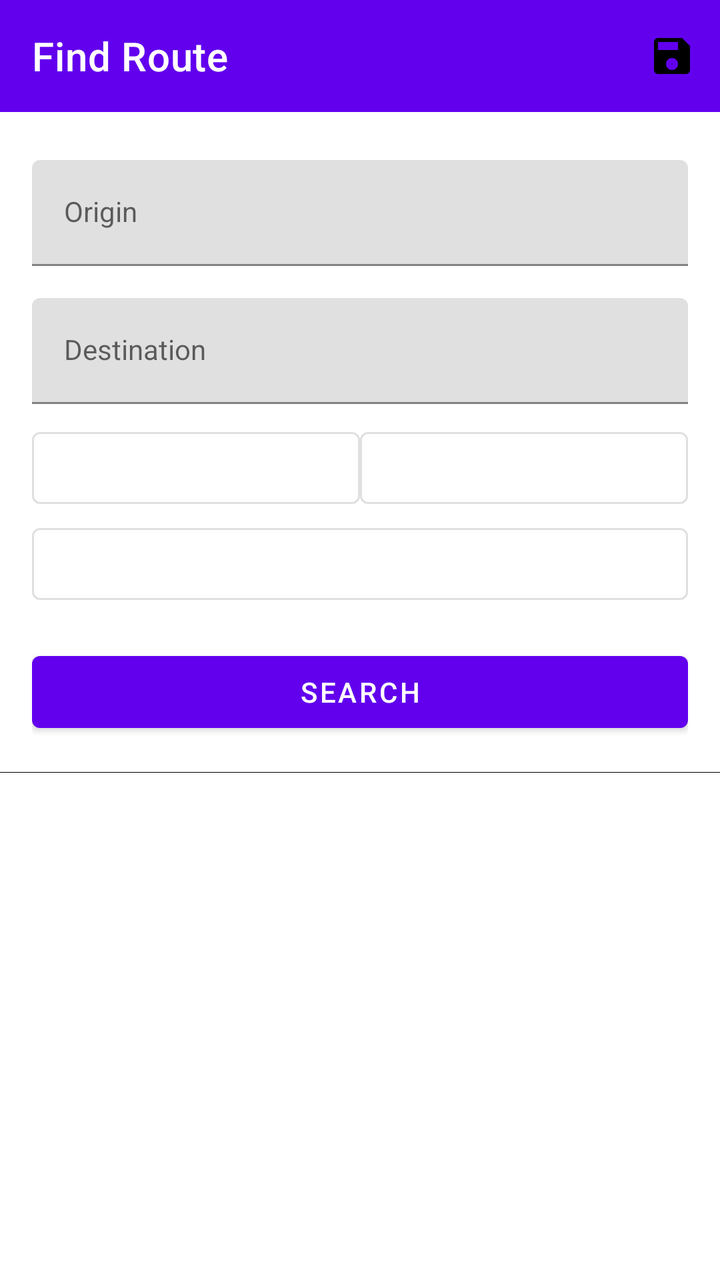
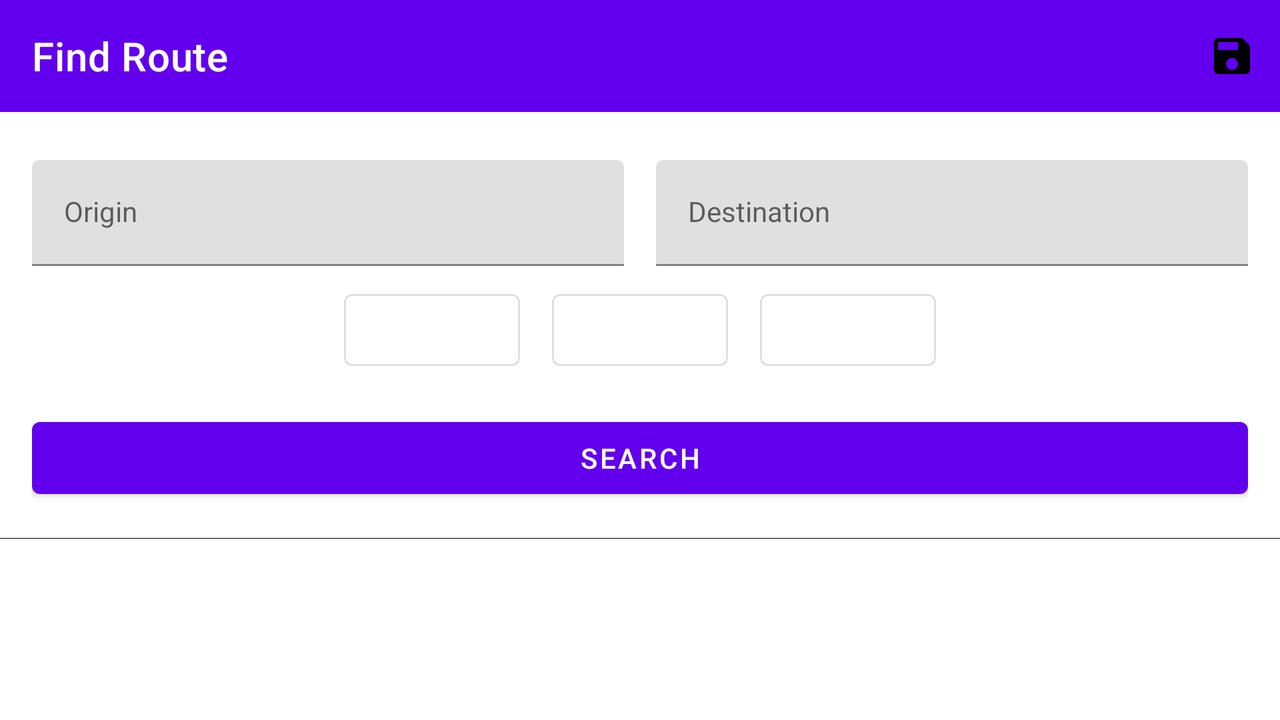

The same Android screen from two of the app's own layout files: first res/layout/ as a phone draws it, then the repository's variant for another configuration, drawn on a device whose configuration selects that folder. Both files follow.
<!-- AndroidManifest.xml: application theme Theme.CalendarWithBenefits -->
<!-- res/layout/transit_find_fragment.xml -->
<?xml version="1.0" encoding="utf-8"?>
<LinearLayout xmlns:android="http://schemas.android.com/apk/res/android"
    xmlns:app="http://schemas.android.com/apk/res-auto"
    android:layout_width="match_parent"
    android:layout_height="match_parent"
    android:background="?attr/colorBackgroundFloating"
    android:orientation="vertical">

    <com.google.android.material.appbar.AppBarLayout
        android:id="@+id/app_bar"
        android:layout_width="match_parent"
        android:layout_height="wrap_content"
        app:layout_constraintTop_toTopOf="parent">

        <com.google.android.material.appbar.MaterialToolbar
            android:id="@+id/topAppBar"
            style="@style/Widget.MaterialComponents.Toolbar.Primary"
            android:layout_width="match_parent"
            android:layout_height="?attr/actionBarSize"
            app:menu="@menu/save_menu"
            app:navigationIcon="@drawable/ic_baseline_close_24"
            app:navigationIconTint="?attr/colorOnPrimary"
            app:title="@string/route_find" />

    </com.google.android.material.appbar.AppBarLayout>

    <ScrollView
        android:layout_width="match_parent"
        android:layout_height="0dp"
        android:layout_weight="1">

        <LinearLayout
            android:layout_width="match_parent"
            android:layout_height="wrap_content"
            android:orientation="vertical">

            <LinearLayout
                android:layout_width="match_parent"
                android:layout_height="wrap_content"
                android:layout_margin="16dp"
                android:layout_marginBottom="48dp"
                android:orientation="vertical"
                app:layout_constraintTop_toBottomOf="@id/app_bar">

                <com.google.android.material.textfield.TextInputLayout
                    android:id="@+id/transit_origin"
                    android:layout_width="match_parent"
                    android:layout_height="wrap_content"
                    android:layout_marginVertical="8dp"
                    android:hint="@string/trip_origin">

                    <com.google.android.material.textfield.TextInputEditText
                        style="@style/Widget.MaterialComponents.TextInputLayout.FilledBox"
                        android:layout_width="match_parent"
                        android:layout_height="wrap_content" />

                </com.google.android.material.textfield.TextInputLayout>

                <com.google.android.material.textfield.TextInputLayout
                    android:id="@+id/transit_destination"
                    android:layout_width="match_parent"
                    android:layout_height="wrap_content"
                    android:layout_marginVertical="8dp"
                    android:hint="@string/trip_destination">

                    <com.google.android.material.textfield.TextInputEditText
                        style="@style/Widget.MaterialComponents.TextInputLayout.FilledBox"
                        android:layout_width="match_parent"
                        android:layout_height="wrap_content" />

                </com.google.android.material.textfield.TextInputLayout>

                <LinearLayout
                    android:layout_width="match_parent"
                    android:layout_height="wrap_content"
                    android:orientation="horizontal">

                    <com.google.android.material.button.MaterialButton
                        android:id="@+id/transit_date"
                        style="@style/Widget.MaterialComponents.Button.OutlinedButton"
                        android:layout_width="0dp"
                        android:layout_height="wrap_content"
                        android:layout_weight="1" />

                    <com.google.android.material.button.MaterialButton
                        android:id="@+id/transit_time"
                        style="@style/Widget.MaterialComponents.Button.OutlinedButton"
                        android:layout_width="0dp"
                        android:layout_height="wrap_content"
                        android:layout_weight="1" />

                </LinearLayout>

                <com.google.android.material.button.MaterialButton
                    android:id="@+id/transit_toggle_arrival_departure"
                    style="@style/Widget.MaterialComponents.Button.OutlinedButton"
                    android:layout_width="match_parent"
                    android:layout_height="wrap_content" />

                <androidx.constraintlayout.widget.ConstraintLayout
                    android:layout_width="match_parent"
                    android:layout_height="wrap_content"
                    android:layout_marginTop="16dp">

                    <com.google.android.material.button.MaterialButton
                        android:id="@+id/transit_search_submit"
                        android:layout_width="match_parent"
                        android:layout_height="wrap_content"
                        android:text="@android:string/search_go"
                        app:layout_constraintTop_toTopOf="parent" />

                    <com.google.android.material.progressindicator.CircularProgressIndicator
                        android:id="@+id/transit_search_submit_loading"
                        android:visibility="gone"
                        android:layout_width="wrap_content"
                        android:layout_height="wrap_content"
                        android:indeterminate="true"
                        app:layout_constraintBottom_toBottomOf="@id/transit_search_submit"
                        app:layout_constraintLeft_toLeftOf="@id/transit_search_submit"
                        app:layout_constraintRight_toRightOf="@id/transit_search_submit"
                        app:layout_constraintTop_toTopOf="@id/transit_search_submit" />

                </androidx.constraintlayout.widget.ConstraintLayout>

            </LinearLayout>

            <View
                android:layout_width="match_parent"
                android:layout_height="1px"
                android:background="?attr/colorOnBackground" />

            <LinearLayout
                android:id="@+id/content"
                android:layout_width="match_parent"
                android:layout_height="wrap_content"
                android:orientation="vertical" />

        </LinearLayout>

    </ScrollView>


</LinearLayout>
<!-- resources referenced by this layout -->
<resources>
  <string name="route_find">Find Route</string>
  <string name="trip_destination">Destination</string>
  <string name="trip_origin">Origin</string>
  <style name="Theme.CalendarWithBenefits" parent="Theme.MaterialComponents.DayNight.DarkActionBar">
          
          <item name="colorPrimary">@color/purple_500</item>
          <item name="colorPrimaryVariant">@color/purple_700</item>
          <item name="colorOnPrimary">@color/white</item>
          
          <item name="colorSecondary">@color/teal_200</item>
          <item name="colorSecondaryVariant">@color/teal_700</item>
          <item name="colorOnSecondary">@color/black</item>
          
          <item name="android:statusBarColor" tools:targetApi="l">?attr/colorPrimaryVariant</item>
          
      </style>
</resources>
<!-- res/layout-land/transit_find_fragment.xml (the repository's variant of the layout above) -->
<!-- drawn on the phone turned sideways -->
<?xml version="1.0" encoding="utf-8"?>
<LinearLayout xmlns:android="http://schemas.android.com/apk/res/android"
    xmlns:app="http://schemas.android.com/apk/res-auto"
    android:layout_width="match_parent"
    android:layout_height="match_parent"
    android:background="?attr/colorBackgroundFloating"
    android:orientation="vertical">

    <com.google.android.material.appbar.AppBarLayout
        android:id="@+id/app_bar"
        android:layout_width="match_parent"
        android:layout_height="wrap_content"
        app:layout_constraintTop_toTopOf="parent">

        <com.google.android.material.appbar.MaterialToolbar
            android:id="@+id/topAppBar"
            style="@style/Widget.MaterialComponents.Toolbar.Primary"
            android:layout_width="match_parent"
            android:layout_height="?attr/actionBarSize"
            app:menu="@menu/save_menu"
            app:navigationIcon="@drawable/ic_baseline_close_24"
            app:navigationIconTint="?attr/colorOnPrimary"
            app:title="@string/route_find" />

    </com.google.android.material.appbar.AppBarLayout>

    <ScrollView
        android:layout_width="match_parent"
        android:layout_height="0dp"
        android:layout_weight="1">

        <LinearLayout
            android:layout_width="match_parent"
            android:layout_height="wrap_content"
            android:orientation="vertical">

            <LinearLayout
                android:layout_width="match_parent"
                android:layout_height="wrap_content"
                android:layout_margin="16dp"
                android:layout_marginBottom="48dp"
                android:orientation="vertical"
                app:layout_constraintTop_toBottomOf="@id/app_bar">

                <LinearLayout
                    android:layout_width="match_parent"
                    android:layout_height="wrap_content"
                    android:orientation="horizontal">

                    <com.google.android.material.textfield.TextInputLayout
                        android:id="@+id/transit_origin"
                        android:layout_width="0dp"
                        android:layout_height="wrap_content"
                        android:layout_marginVertical="8dp"
                        android:layout_marginEnd="8dp"
                        android:layout_marginRight="8dp"
                        android:layout_weight="1"
                        android:hint="@string/trip_origin">

                        <com.google.android.material.textfield.TextInputEditText
                            style="@style/Widget.MaterialComponents.TextInputLayout.FilledBox"
                            android:layout_width="match_parent"
                            android:layout_height="wrap_content" />

                    </com.google.android.material.textfield.TextInputLayout>

                    <com.google.android.material.textfield.TextInputLayout
                        android:id="@+id/transit_destination"
                        android:layout_width="0dp"
                        android:layout_height="wrap_content"
                        android:layout_marginVertical="8dp"
                        android:layout_marginStart="8dp"
                        android:layout_marginLeft="8dp"
                        android:layout_weight="1"
                        android:hint="@string/trip_destination">

                        <com.google.android.material.textfield.TextInputEditText
                            style="@style/Widget.MaterialComponents.TextInputLayout.FilledBox"
                            android:layout_width="match_parent"
                            android:layout_height="wrap_content" />

                    </com.google.android.material.textfield.TextInputLayout>

                </LinearLayout>

                <LinearLayout
                    android:layout_width="wrap_content"
                    android:layout_height="wrap_content"
                    android:layout_gravity="center"
                    android:orientation="horizontal">

                    <com.google.android.material.button.MaterialButton
                        android:id="@+id/transit_toggle_arrival_departure"
                        style="@style/Widget.MaterialComponents.Button.OutlinedButton"
                        android:layout_width="wrap_content"
                        android:layout_height="wrap_content"
                        android:layout_marginHorizontal="8dp"
                        android:layout_weight="1" />

                    <com.google.android.material.button.MaterialButton
                        android:id="@+id/transit_date"
                        style="@style/Widget.MaterialComponents.Button.OutlinedButton"
                        android:layout_width="wrap_content"
                        android:layout_height="wrap_content"
                        android:layout_marginHorizontal="8dp"
                        android:layout_weight="1" />

                    <com.google.android.material.button.MaterialButton
                        android:id="@+id/transit_time"
                        style="@style/Widget.MaterialComponents.Button.OutlinedButton"
                        android:layout_width="wrap_content"
                        android:layout_height="wrap_content"
                        android:layout_marginHorizontal="8dp"
                        android:layout_weight="1" />

                </LinearLayout>

                <com.google.android.material.button.MaterialButton
                    android:id="@+id/transit_search_submit"
                    android:layout_width="match_parent"
                    android:layout_height="wrap_content"
                    android:layout_marginTop="16dp"
                    android:text="@android:string/search_go" />

            </LinearLayout>

            <View
                android:layout_width="match_parent"
                android:layout_height="1px"
                android:background="?attr/colorOnBackground" />

            <LinearLayout
                android:id="@+id/content"
                android:layout_width="match_parent"
                android:layout_height="wrap_content"
                android:orientation="vertical" />

        </LinearLayout>

    </ScrollView>


</LinearLayout>
